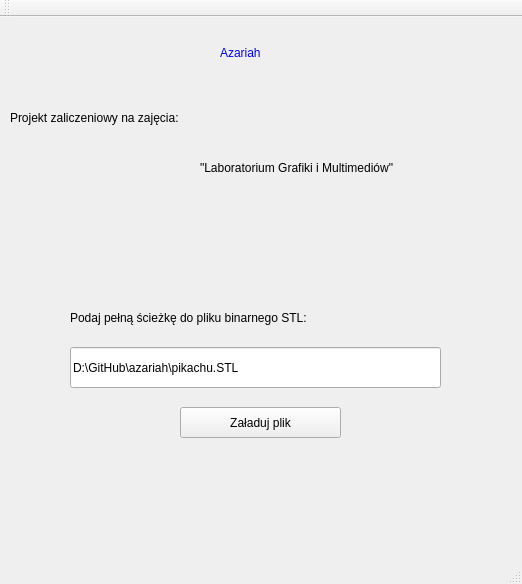
<?xml version="1.0" encoding="UTF-8"?>
<ui version="4.0">
 <class>MainWindow</class>
 <widget class="QMainWindow" name="MainWindow">
  <property name="geometry">
   <rect>
    <x>0</x>
    <y>0</y>
    <width>522</width>
    <height>584</height>
   </rect>
  </property>
  <property name="windowTitle">
   <string>MainWindow</string>
  </property>
  <widget class="QWidget" name="centralWidget">
   <widget class="QLabel" name="titleLabel">
    <property name="geometry">
     <rect>
      <x>220</x>
      <y>20</y>
      <width>91</width>
      <height>31</height>
     </rect>
    </property>
    <property name="styleSheet">
     <string notr="true">font: 75 20pt &quot;MS Shell Dlg 2&quot;; color: rgb(0, 0, 255);</string>
    </property>
    <property name="text">
     <string>Azariah</string>
    </property>
   </widget>
   <widget class="QLabel" name="subtitleLabel">
    <property name="geometry">
     <rect>
      <x>10</x>
      <y>80</y>
      <width>271</width>
      <height>41</height>
     </rect>
    </property>
    <property name="styleSheet">
     <string notr="true">font: 14pt &quot;MS Shell Dlg 2&quot;;</string>
    </property>
    <property name="text">
     <string>Projekt zaliczeniowy na zajęcia:</string>
    </property>
   </widget>
   <widget class="QLabel" name="classNameLabel">
    <property name="geometry">
     <rect>
      <x>200</x>
      <y>130</y>
      <width>311</width>
      <height>41</height>
     </rect>
    </property>
    <property name="styleSheet">
     <string notr="true">font: 14pt &quot;MS Shell Dlg 2&quot;;</string>
    </property>
    <property name="text">
     <string>&quot;Laboratorium Grafiki i Multimediów&quot;</string>
    </property>
   </widget>
   <widget class="QLabel" name="fileLoaderLabel">
    <property name="geometry">
     <rect>
      <x>70</x>
      <y>280</y>
      <width>381</width>
      <height>41</height>
     </rect>
    </property>
    <property name="styleSheet">
     <string notr="true">font: 14pt &quot;MS Shell Dlg 2&quot;;</string>
    </property>
    <property name="text">
     <string>Podaj pełną ścieżkę do pliku binarnego STL:</string>
    </property>
   </widget>
   <widget class="QLineEdit" name="pathToFileLine">
    <property name="geometry">
     <rect>
      <x>70</x>
      <y>330</y>
      <width>371</width>
      <height>41</height>
     </rect>
    </property>
    <property name="styleSheet">
     <string notr="true">font: 14pt &quot;MS Shell Dlg 2&quot;;</string>
    </property>
    <property name="text">
     <string>D:\GitHub\azariah\pikachu.STL</string>
    </property>
   </widget>
   <widget class="QPushButton" name="loadFileButton">
    <property name="geometry">
     <rect>
      <x>180</x>
      <y>390</y>
      <width>161</width>
      <height>31</height>
     </rect>
    </property>
    <property name="styleSheet">
     <string notr="true">font: 14pt &quot;MS Shell Dlg 2&quot;;</string>
    </property>
    <property name="text">
     <string>Załaduj plik</string>
    </property>
   </widget>
   <widget class="QLabel" name="errorLabel">
    <property name="geometry">
     <rect>
      <x>130</x>
      <y>430</y>
      <width>271</width>
      <height>41</height>
     </rect>
    </property>
    <property name="styleSheet">
     <string notr="true">color: rgb(255, 0, 0); font: 14pt &quot;MS Shell Dlg 2&quot;;</string>
    </property>
    <property name="text">
     <string/>
    </property>
   </widget>
  </widget>
  <widget class="QMenuBar" name="menuBar">
   <property name="geometry">
    <rect>
     <x>0</x>
     <y>0</y>
     <width>522</width>
     <height>21</height>
    </rect>
   </property>
  </widget>
  <widget class="QToolBar" name="mainToolBar">
   <attribute name="toolBarArea">
    <enum>TopToolBarArea</enum>
   </attribute>
   <attribute name="toolBarBreak">
    <bool>false</bool>
   </attribute>
  </widget>
  <widget class="QStatusBar" name="statusBar"/>
 </widget>
 <layoutdefault spacing="6" margin="11"/>
 <resources/>
 <connections/>
</ui>
